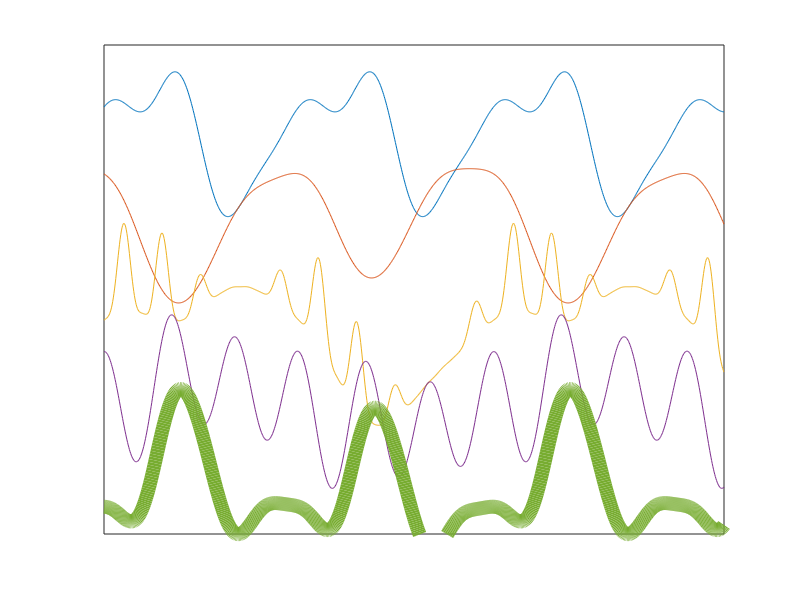

Write MATLAB code to recreate this figure. (Note: this script raises an error after producing the figure.)
% Draw Time Series Trajectories for Paper

clear all; close all; clc;

addpath('SimulateData/')
addpath('SimulateData/InitFunctions/')
addpath('../GC/')

% Specify noise for data.
measParam = 1;
noisefn  = @(data) WhiteGaussianNoise(data, measParam);

tSpan = 0:0.01:10;

f1 = @(t) sin(2*t) + cos(t).^2 - 3 * sin(t + pi/8).^4 + 7 * sin(t).^4 .* cos(t - pi/5).^2;
f2 = @(t) -2 * sin(t) + 3 * cos(t).^2 - 6 * pi * sin(t + pi/8).^4 + 7 * sin(t).^4 .* cos(t - pi/5).^2;
f3 = @(t) 4 * sin(t) + cos(t).^2 - 3 * sin(t + pi/8).^4 + 7 * sin(5*t).^4 .* cos(t - pi/5).^2;
f4 = @(t) sin(t) + 4 * cos(3*t).^2 - 3 * sin(t + pi/8).^4 + 7 * sin(t).^4 .* cos(t - pi/5).^2;
f5 = @(t) sin(t) + cos(t).^2 - 3 * sin(2*t + pi/8).^4 + 7 * pi * sin(t).^4 .* cos(t - pi/5).^2;

% Clean unperturbed data
figure(1)
plot(tSpan, normalize(f1(tSpan)) + 4, ...
    tSpan, normalize(f2(tSpan)) + 2, ...
    tSpan, normalize(f3(tSpan)), ...
    tSpan, normalize(f4(tSpan)) - 2, ...
    tSpan, normalize(f5(tSpan)) - 4, 'LineWidth', 10)
axis([0, tSpan(end), -5, 6])
set(gca, 'xtick', [], 'ytick', [])

% Noisy unperturbed data
figure(2)
plot(tSpan, noisefn(normalize(f1(tSpan))) + 4, ...
    tSpan, noisefn(normalize(f2(tSpan))) + 2, ...
    tSpan, noisefn(normalize(f3(tSpan))), ...
    tSpan, noisefn(normalize(f4(tSpan))) - 2, ...
    tSpan, noisefn(normalize(f5(tSpan))) - 4, 'LineWidth', 3)
axis([0, tSpan(end), -5, 6])
set(gca, 'xtick', [], 'ytick', [])

% Noisy perturbed data
figure(3)
plot(tSpan, noisefn(normalize(f1(tSpan) + 10 * exp(-50 * (tSpan - .5).^2) + 10 * exp(-50 * (tSpan - 5).^2) + 10 * exp(-50 * (tSpan - 8).^2))) + 4, ...
    tSpan, noisefn(normalize(f2(tSpan) + 30 * exp(-50 * (tSpan - 1).^2) + 30 * exp(-50 * (tSpan - 5.5).^2) + 30 * exp(-50 * (tSpan - 8.5).^2))) + 2, ...
    tSpan, noisefn(normalize(f3(tSpan) + 30 * exp(-50 * (tSpan - 2).^2) + 30 * exp(-50 * (tSpan - 4.5).^2) + 30 * exp(-50 * (tSpan - 7.5).^2))), ...
    tSpan, noisefn(normalize(f4(tSpan) + 20 * exp(-50 * (tSpan - 1.5).^2) + 20 * exp(-50 * (tSpan - 5).^2) + 20 * exp(-50 * (tSpan - 8).^2))) - 2, ...
    tSpan, noisefn(normalize(f5(tSpan) + 35 * exp(-50 * (tSpan - 1.5).^2) + 35 * exp(-50 * (tSpan - 4).^2) + 35 * exp(-50 * (tSpan - 9).^2))) - 4, 'LineWidth', 3)
axis([0, tSpan(end), -5, 6])
set(gca, 'xtick', [], 'ytick', [])


nvars = 5;
tSpan = 0:0.1:25;
forcingFunc = zeros(nvars, length(tSpan));
measParam = 0.1;
noisefn  = @(data) WhiteGaussianNoise(data, measParam);

% Noisy harmonic oscillator data
bc = 'fixed';
mfn = @(n) constfn(n, 1);
pfn = @(n) randfn(n, -0.5, 0.5);
vfn = @(n) zeros([n, 1]);

damping = 0;
cfn = @(n) constfn(n, damping);
K = [[0, 1, 0, 0, 0, 0, 0]; [1, 0, 1, 0, 0, 0, 0]; [1, 1, 0, 0, 1, 0, 0]; [0, 1, 0, 0, 1, 1, 0]; [0, 0, 0, 1, 0, 0, 1]; [0, 0, 0, 0, 0, 0, 1]; [0, 0, 0, 0, 0, 1, 0]];
K = (K + K.') > 0

data = GenerateHarmonicData(nvars, tSpan, 1, K, pfn, vfn, mfn, cfn, bc, forcingFunc);
figure(4)
plot(noisefn(normalize(data)).' + repmat([2; 1; 0; -1; -2], [1, length(tSpan)]).', 'LineWidth', 3);

% Noisy Kuramoto oscillator data
A = [[0, 0, 1, 0, 0]; [1, 0, 0, 1, 0]; [0, 0, 0, 0, 1]; [0, 1, 1, 0, 0]; [0, 1, 0, 0, 0]];
K = 10.2;
wfn = @(n) [2; 1; 0; -1; -2];

data = GenerateKuramotoData(A, tSpan, 1, K, pfn, wfn, forcingFunc);
figure(4)
plot(noisefn(data).' + repmat([2; 1; 0; -1; -2], [1, length(tSpan)]).', 'LineWidth', 5);
set(gca, 'XTick', [])
set(gca, 'YTick', [])
set(gca,'TickLength',[0 0])

% Plot confusion matrices
GCHar = [[100, 0, 0, 0]; [2, 98, 0, 0]; [0, 0, 99, 1]; [0, 0, 0, 100]];
figure(5)
imagesc(GCHar)
set(gca, 'XTick', [])
set(gca, 'YTick', [])
colormap pink

GCKur = [[71, 10, 12, 7]; [2, 3, 0, 95]; [1, 0, 2, 97]; [1, 2, 0, 97]];
figure(6)
imagesc(GCKur)
set(gca, 'XTick', [])
set(gca, 'YTick', [])
colormap pink

CCMHar = [[6, 2, 0, 92]; [11, 75, 0, 14]; [7, 0, 77, 16]; [0, 0, 0, 100]];
figure(7)
imagesc(CCMHar)
set(gca, 'XTick', [])
set(gca, 'YTick', [])
colormap pink

CCMKur = [[90, 2, 8, 0]; [7, 3, 0, 90]; [3, 2, 2, 93]; [1, 1, 2, 96]];
figure(8)
imagesc(CCMKur)
set(gca, 'XTick', [])
set(gca, 'YTick', [])
colormap pinks


%% Plot adjacency matrices

imagesc(mat)
set(gca, 'XTick', [])
set(gca, 'YTick', [])
colormap gray
